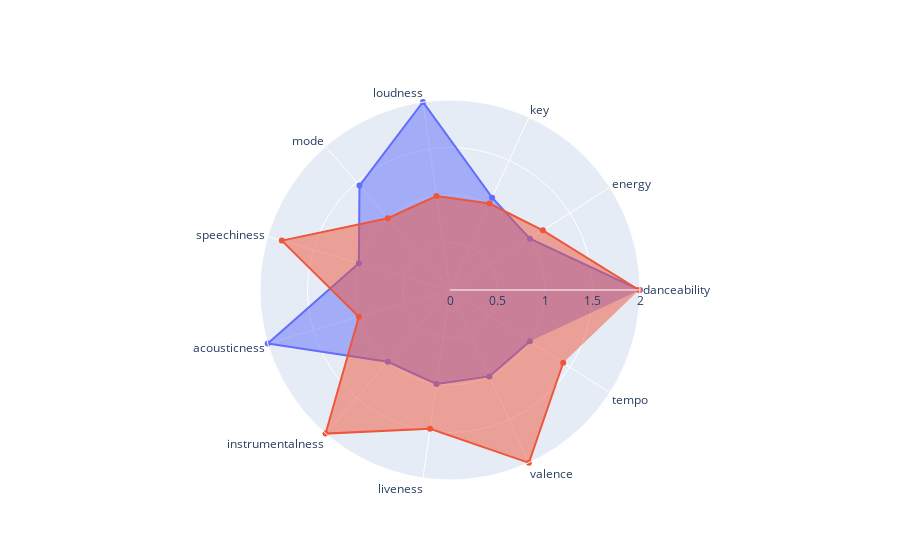

Notebook source saved alongside this figure:
### Code cell
import plotly.graph_objects as go

categories = df_normailized.columns

fig = go.Figure()

fig.add_trace(go.Scatterpolar(
      r=df_normailized.iloc[0],
      theta=categories,
      fill='toself',
      name='Product A'
))
fig.add_trace(go.Scatterpolar(
      r=df_normailized.iloc[1],
      theta=categories,
      fill='toself',
      name='Product B'
))

fig.update_layout(
  polar=dict(
    radialaxis=dict(
      visible=True,
      range=[0, 2]
    )),
  showlegend=False
)

fig.show()

### Figure 1 — Plotly figure (JSON) as saved in the notebook; plotly's stock layout.template omitted (floating-point values rounded to 4 significant figures)
{"data": [{"fill": "toself", "name": "Product A", "r": [2, 1, 1.068, 2, 1.455, 1, 2, 1, 1, 1, 1], "theta": ["danceability", "energy", "key", "loudness", "mode", "speechiness", "acousticness", "instrumentalness", "liveness", "valence", "tempo"], "type": "scatterpolar"}, {"fill": "toself", "name": "Product B", "r": [1.99, 1.162, 1, 1, 1, 1.845, 1, 2, 1.476, 2, 1.416], "theta": ["danceability", "energy", "key", "loudness", "mode", "speechiness", "acousticness", "instrumentalness", "liveness", "valence", "tempo"], "type": "scatterpolar"}], "layout": {"polar": {"radialaxis": {"range": [0, 2], "visible": true}}, "showlegend": false}}
